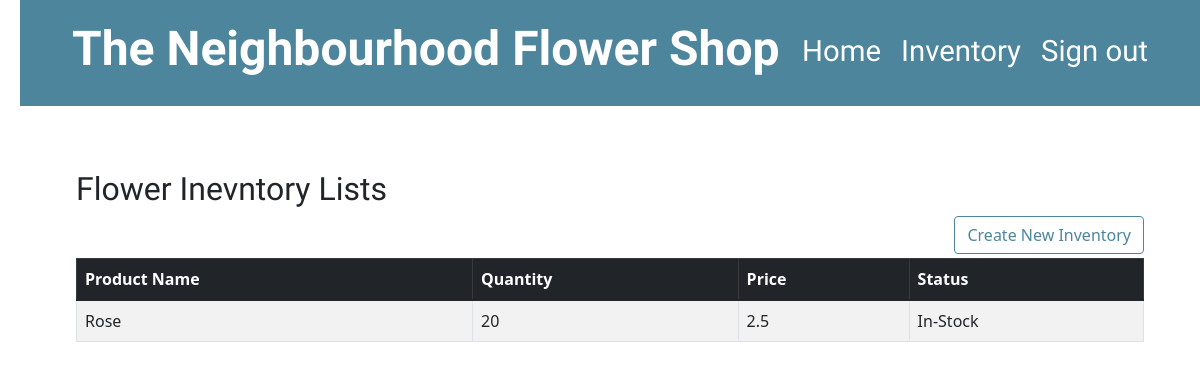
/inventory/list/ (signed in), run on an earlier commit of the app's database.
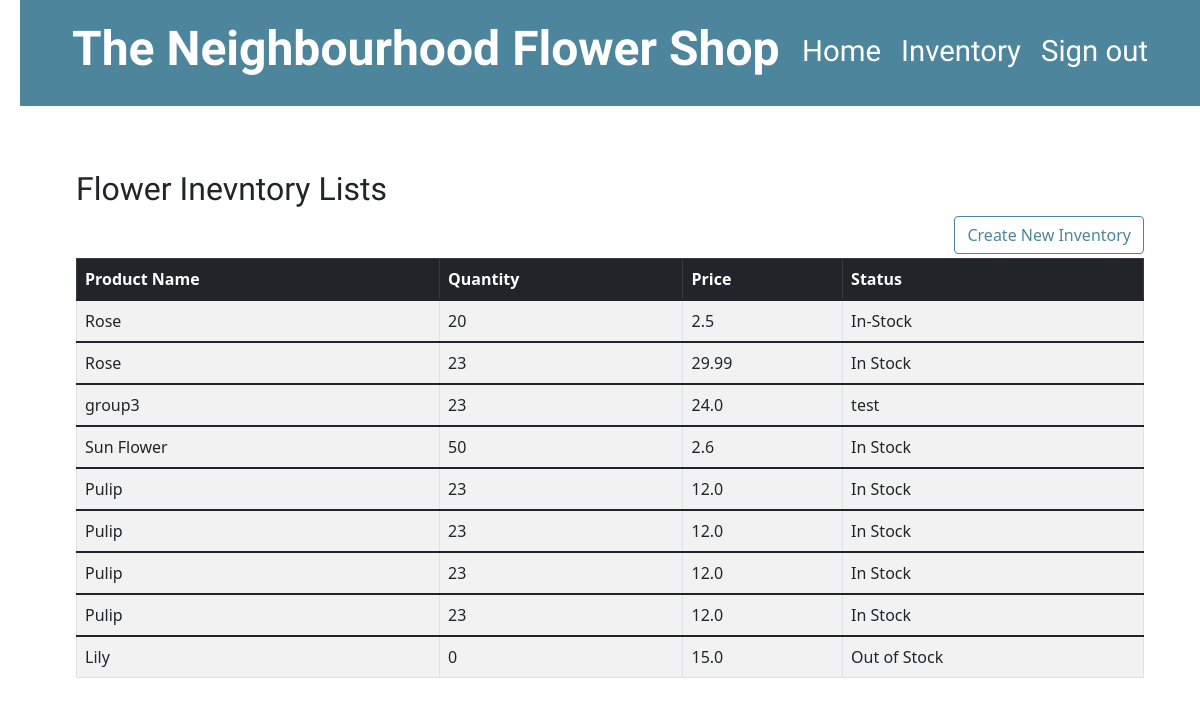
And on a later commit of the database.
### blog/models.py (models this page shows, shortened)
class Inventory(models.Model):
    user = models.ForeignKey(settings.AUTH_USER_MODEL, on_delete=models.CASCADE, default='10000')
    name = models.CharField(max_length=200)
    quantity = models.IntegerField()
    price = models.FloatField()
    status = models.TextField()

### blog/views.py (the view)
# urls.py: path('inventory/list/', views.inventory_list, name='inventory_list'),
@login_required
def inventory_list(request):
    Inventorys = Inventory.objects.all()
    return render(request, 'blog/inventory_list.html', {'Inventorys': Inventorys})

### blog/templates/blog/inventory_list.html
{% extends 'blog/index.html' %}
{% block content %}
<div class="container mt-4">
  <h2>Flower Inevntory Lists</h2>
  <article class="post">
  <aside class="actions">
    <a class="btn btn-secondary" href="{% url 'inventory_new' %}">Create New Inventory
    </a>
</aside>
</article>
    <table class="table table-striped table-bordered table-hover">
        <thead class="table-dark">
            <tr>
                <th>Product Name</th>
                <th>Quantity</th>
                <th>Price</th>
                <th>Status</th>
            </tr>
        {% for Inventory in Inventorys %}
            <article class="post">
                    <tbody>
                        <tr>
                            <td>{{ Inventory.name }}</td>
                            <td>{{ Inventory.quantity}}</td>
                            <td>{{ Inventory.price}}</td>
                            <td>{{ Inventory.status}}</td>
                        </tr>
                    </tbody>
            </article>
        {% endfor %}
    </thead>
</table>
</div>
{% endblock %}

What changed in the data, as far as the page shows it:
added Inventory: name "Rose", quantity "23", price "29.99", status "In Stock"
added Inventory: name "group3", quantity "23", price "24.0", status "test"
added Inventory: name "Sun Flower", quantity "50", price "2.6", status "In Stock"
added Inventory: name "Pulip", quantity "23", price "12.0", status "In Stock"
added Inventory: name "Pulip", quantity "23", price "12.0", status "In Stock"
added Inventory: name "Pulip", quantity "23", price "12.0", status "In Stock"
added Inventory: name "Pulip", quantity "23", price "12.0", status "In Stock"
added Inventory: name "Lily", quantity "0", price "15.0", status "Out of Stock"
